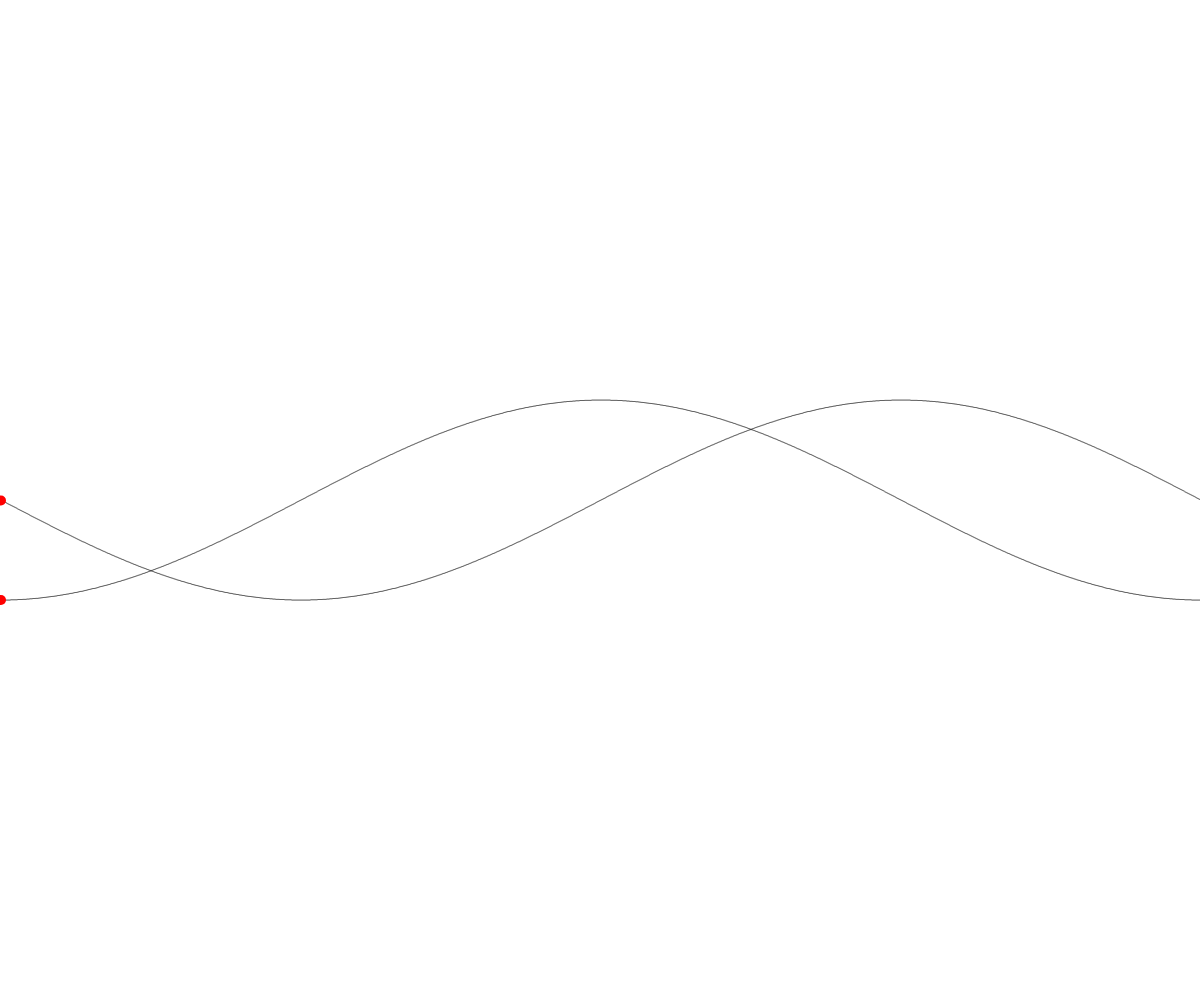
Frame 1 (no input)
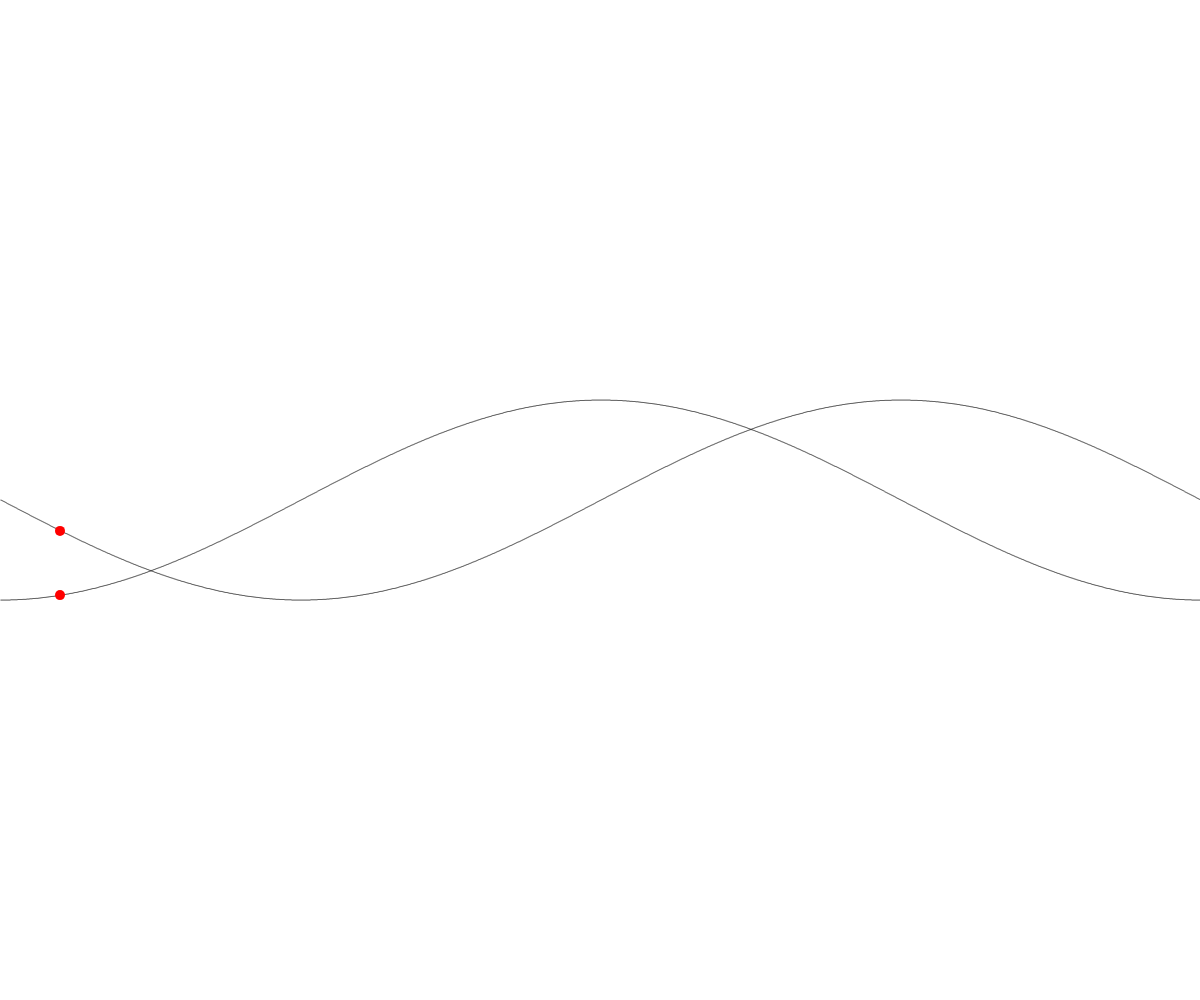
Frame 60 (no input)
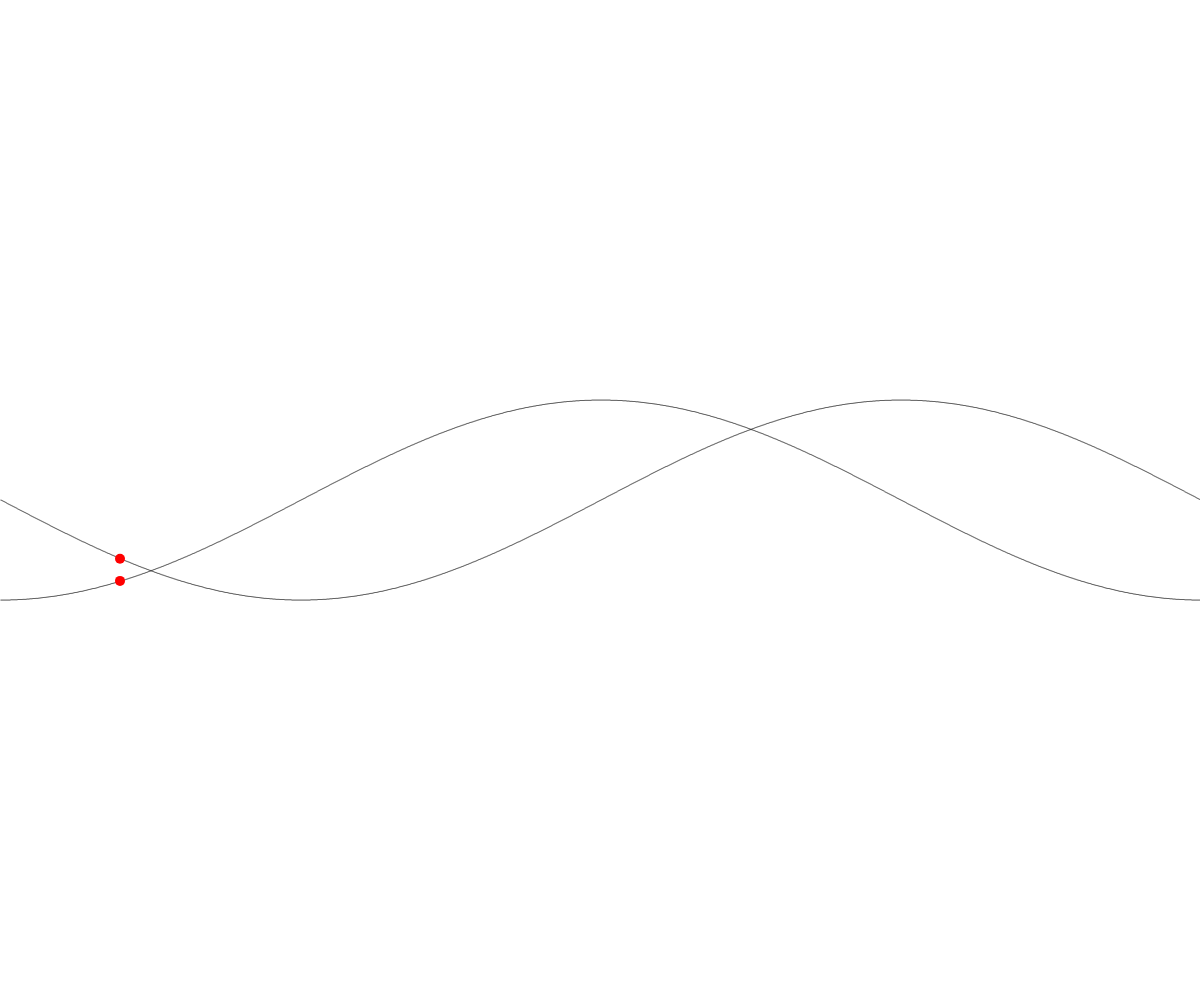
Frame 120 (the mouse pressed at the canvas centre since frame 60)

The p5.js sketch that drew these frames (run headless with seeded random() and noise() and a simulated clock; from frame 60 on, the mouse is pressed at the canvas centre):

// p5.js sketch
// ── sketch.js
/* Mimi Yin NYU-ITP
Simply sine and cosine
*/

var r, yOffset;
var dotX, dotY, dotA;
var aSpeed;

function setup() {
  createCanvas(windowWidth, windowHeight);
  r = 100;
  yOffset = height/2;
  dotX = 0;
  dotY = yOffset;
  dotA = 0;
  aSpeed = TWO_PI/width;
}

function draw() {
  background(255);

  fill(0);
  noStroke();
  var x = 0;
  for(var a = 0; a < TWO_PI; a+=aSpeed) {
    x++;

    // Draw ellipse for sine wave
    var y = sin(a)*r + yOffset;
    ellipse(x, y, 1, 1);

    // Draw ellipse for cosine wave
    var y = cos(a)*r + yOffset;
    ellipse(x, y, 1, 1);
  }

  dotX++;
  dotA += aSpeed;

  if(dotX > width) dotX = 0;
  fill(255, 0, 0);

  // Draw dot for sine wave.
  dotY = sin(dotA)*r + yOffset;
  ellipse(dotX, dotY, 10, 10);

  // Draw dot for cosine wave.
  dotY = sin(dotA + PI/2)*r + yOffset;
  ellipse(dotX, dotY, 10, 10);
}
